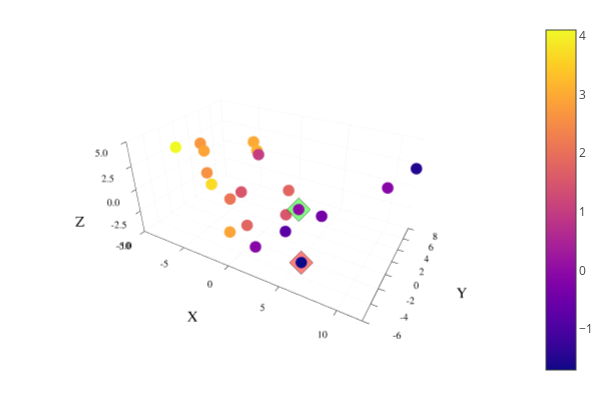

The code cell stored with this chart in its notebook:
### Code cell
# 3D
plotlyjs()
plot()

scatter!(X,Y,Z,zcolor=energy,m=cgrad(:plasma),markerstrokewidth=0,markersize=2,legend=false)

plot!([X[1]],[Y[1]],[Z[1]], seriestype = :scatter, markersize=3,
        color=palette(:lighttest)[4],markershape=:diamond,opacity=0.8) # Green for Si
plot!([X[end]],[Y[end]],[Z[end]], seriestype = :scatter, markersize=3,
        color=palette(:lighttest)[7],markershape=:diamond,opacity=0.8) # Red for Sf

xlims!(floor(minimum(X)),ceil(maximum(X)))
ylims!(floor(minimum(Y)),ceil(maximum(Y)))
zlims!(floor(minimum(Z)),ceil(maximum(Z)))
plot!(xlabel="X", ylabel="Y", zlabel = "Z")

### Figure 1 — Plotly figure (JSON) as saved in the notebook; plotly's stock layout.template omitted (floating-point values rounded to 4 significant figures; data arrays with more than 128 entries replaced by an {"elided": "..."} marker saying what was removed)
{"data": [{"colorbar": {"title": ""}, "legendgroup": "y1", "marker": {"color": "rgba(142, 12, 164, 1.000)", "line": {"color": "rgba(0, 0, 0, 1.000)", "width": 0}, "size": 4, "symbol": "circle"}, "mode": "markers", "name": "y1", "scene": "scene", "showlegend": true, "type": "scatter3d", "x": [4.05], "xaxis": "x", "y": [-0.6865], "yaxis": "y", "z": [-0.4458], "zaxis": "z", "zmax": 4.1, "zmin": -1.7}, {"colorbar": {"title": ""}, "legendgroup": "y1", "marker": {"color": "rgba(252, 164, 55, 1.000)", "line": {"color": "rgba(0, 0, 0, 1.000)", "width": 0}, "size": 4, "symbol": "circle"}, "mode": "markers", "name": "y1", "scene": "scene", "showlegend": false, "type": "scatter3d", "x": [-4.042], "xaxis": "x", "y": [-2.902], "yaxis": "y", "z": [4.326], "zaxis": "z", "zmax": 4.1, "zmin": -1.7}, {"colorbar": {"title": ""}, "legendgroup": "y1", "marker": {"color": "rgba(215, 86, 108, 1.000)", "line": {"color": "rgba(0, 0, 0, 1.000)", "width": 0}, "size": 4, "symbol": "circle"}, "mode": "markers", "name": "y1", "scene": "scene", "showlegend": false, "type": "scatter3d", "x": [-0.1964], "xaxis": "x", "y": [-3.18], "yaxis": "y", "z": [1.358], "zaxis": "z", "zmax": 4.1, "zmin": -1.7}, {"colorbar": {"title": ""}, "legendgroup": "y1", "marker": {"color": "rgba(116, 1, 168, 1.000)", "line": {"color": "rgba(0, 0, 0, 1.000)", "width": 0}, "size": 4, "symbol": "circle"}, "mode": "markers", "name": "y1", "scene": "scene", "showlegend": false, "type": "scatter3d", "x": [7.085], "xaxis": "x", "y": [-2.958], "yaxis": "y", "z": [1.241], "zaxis": "z", "zmax": 4.1, "zmin": -1.7}, {"colorbar": {"title": ""}, "legendgroup": "y1", "marker": {"color": "rgba(35, 6, 144, 1.000)", "line": {"color": "rgba(0, 0, 0, 1.000)", "width": 0}, "size": 4, "symbol": "circle"}, "mode": "markers", "name": "y1", "scene": "scene", "showlegend": false, "type": "scatter3d", "x": [11.74], "xaxis": "x", "y": [7.473], "yaxis": "y", "z": [2.177], "zaxis": "z", "zmax": 4.1, "zmin": -1.7}, {"colorbar": {"title": ""}, "legendgroup": "y1", "marker": {"color": "rgba(135, 7, 166, 1.000)", "line": {"color": "rgba(0, 0, 0, 1.000)", "width": 0}, "size": 4, "symbol": "circle"}, "mode": "markers", "name": "y1", "scene": "scene", "showlegend": false, "type": "scatter3d", "x": [10.3], "xaxis": "x", "y": [3.677], "yaxis": "y", "z": [1.544], "zaxis": "z", "zmax": 4.1, "zmin": -1.7}, {"colorbar": {"title": ""}, "legendgroup": "y1", "marker": {"color": "rgba(215, 86, 108, 1.000)", "line": {"color": "rgba(0, 0, 0, 1.000)", "width": 0}, "size": 4, "symbol": "circle"}, "mode": "markers", "name": "y1", "scene": "scene", "showlegend": false, "type": "scatter3d", "x": [0.8942], "xaxis": "x", "y": [3.045], "yaxis": "y", "z": [-4.334], "zaxis": "z", "zmax": 4.1, "zmin": -1.7}, {"colorbar": {"title": ""}, "legendgroup": "y1", "marker": {"color": "rgba(225, 101, 97, 1.000)", "line": {"color": "rgba(0, 0, 0, 1.000)", "width": 0}, "size": 4, "symbol": "circle"}, "mode": "markers", "name": "y1", "scene": "scene", "showlegend": false, "type": "scatter3d", "x": [-0.4256], "xaxis": "x", "y": [6.182], "yaxis": "y", "z": [-3.344], "zaxis": "z", "zmax": 4.1, "zmin": -1.7}, {"colorbar": {"title": ""}, "legendgroup": "y1", "marker": {"color": "rgba(252, 164, 55, 1.000)", "line": {"color": "rgba(0, 0, 0, 1.000)", "width": 0}, "size": 4, "symbol": "circle"}, "mode": "markers", "name": "y1", "scene": "scene", "showlegend": false, "type": "scatter3d", "x": [-2.356], "xaxis": "x", "y": [-2.3], "yaxis": "y", "z": [-4.457], "zaxis": "z", "zmax": 4.1, "zmin": -1.7}, {"colorbar": {"title": ""}, "legendgroup": "y1", "marker": {"color": "rgba(195, 61, 128, 1.000)", "line": {"color": "rgba(0, 0, 0, 1.000)", "width": 0}, "size": 4, "symbol": "circle"}, "mode": "markers", "name": "y1", "scene": "scene", "showlegend": false, "type": "scatter3d", "x": [0.7179], "xaxis": "x", "y": [-1.699], "yaxis": "y", "z": [4.656], "zaxis": "z", "zmax": 4.1, "zmin": -1.7}, {"colorbar": {"title": ""}, "legendgroup": "y1", "marker": {"color": "rgba(247, 145, 67, 1.000)", "line": {"color": "rgba(0, 0, 0, 1.000)", "width": 0}, "size": 4, "symbol": "circle"}, "mode": "markers", "name": "y1", "scene": "scene", "showlegend": false, "type": "scatter3d", "x": [-5.733], "xaxis": "x", "y": [-0.7649], "yaxis": "y", "z": [0.6258], "zaxis": "z", "zmax": 4.1, "zmin": -1.7}, {"colorbar": {"title": ""}, "legendgroup": "y1", "marker": {"color": "rgba(225, 101, 97, 1.000)", "line": {"color": "rgba(0, 0, 0, 1.000)", "width": 0}, "size": 4, "symbol": "circle"}, "mode": "markers", "name": "y1", "scene": "scene", "showlegend": false, "type": "scatter3d", "x": [-1.292], "xaxis": "x", "y": [-0.8797], "yaxis": "y", "z": [-4.112], "zaxis": "z", "zmax": 4.1, "zmin": -1.7}, {"colorbar": {"title": ""}, "legendgroup": "y1", "marker": {"color": "rgba(253, 170, 52, 1.000)", "line": {"color": "rgba(0, 0, 0, 1.000)", "width": 0}, "size": 4, "symbol": "circle"}, "mode": "markers", "name": "y1", "scene": "scene", "showlegend": false, "type": "scatter3d", "x": [-4.424], "xaxis": "x", "y": [5.724], "yaxis": "y", "z": [1.868], "zaxis": "z", "zmax": 4.1, "zmin": -1.7}, {"colorbar": {"title": ""}, "legendgroup": "y1", "marker": {"color": "rgba(240, 249, 33, 1.000)", "line": {"color": "rgba(0, 0, 0, 1.000)", "width": 0}, "size": 4, "symbol": "circle"}, "mode": "markers", "name": "y1", "scene": "scene", "showlegend": false, "type": "scatter3d", "x": [-9.639], "xaxis": "x", "y": [-0.4779], "yaxis": "y", "z": [2.402], "zaxis": "z", "zmax": 4.1, "zmin": -1.7}, {"colorbar": {"title": ""}, "legendgroup": "y1", "marker": {"color": "rgba(250, 219, 36, 1.000)", "line": {"color": "rgba(0, 0, 0, 1.000)", "width": 0}, "size": 4, "symbol": "circle"}, "mode": "markers", "name": "y1", "scene": "scene", "showlegend": false, "type": "scatter3d", "x": [-8.783], "xaxis": "x", "y": [3.496], "yaxis": "y", "z": [-3.723], "zaxis": "z", "zmax": 4.1, "zmin": -1.7}, {"colorbar": {"title": ""}, "legendgroup": "y1", "marker": {"color": "rgba(253, 177, 48, 1.000)", "line": {"color": "rgba(0, 0, 0, 1.000)", "width": 0}, "size": 4, "symbol": "circle"}, "mode": "markers", "name": "y1", "scene": "scene", "showlegend": false, "type": "scatter3d", "x": [-2.675], "xaxis": "x", "y": [3.544], "yaxis": "y", "z": [2.098], "zaxis": "z", "zmax": 4.1, "zmin": -1.7}, {"colorbar": {"title": ""}, "legendgroup": "y1", "marker": {"color": "rgba(249, 151, 63, 1.000)", "line": {"color": "rgba(0, 0, 0, 1.000)", "width": 0}, "size": 4, "symbol": "circle"}, "mode": "markers", "name": "y1", "scene": "scene", "showlegend": false, "type": "scatter3d", "x": [-6.322], "xaxis": "x", "y": [-0.5969], "yaxis": "y", "z": [3.666], "zaxis": "z", "zmax": 4.1, "zmin": -1.7}, {"colorbar": {"title": ""}, "legendgroup": "y1", "marker": {"color": "rgba(235, 117, 86, 1.000)", "line": {"color": "rgba(0, 0, 0, 1.000)", "width": 0}, "size": 4, "symbol": "circle"}, "mode": "markers", "name": "y1", "scene": "scene", "showlegend": false, "type": "scatter3d", "x": [-2.765], "xaxis": "x", "y": [-1.353], "yaxis": "y", "z": [-1.192], "zaxis": "z", "zmax": 4.1, "zmin": -1.7}, {"colorbar": {"title": ""}, "legendgroup": "y1", "marker": {"color": "rgba(135, 7, 166, 1.000)", "line": {"color": "rgba(0, 0, 0, 1.000)", "width": 0}, "size": 4, "symbol": "circle"}, "mode": "markers", "name": "y1", "scene": "scene", "showlegend": false, "type": "scatter3d", "x": [2.475], "xaxis": "x", "y": [-5.411], "yaxis": "y", "z": [-2.155], "zaxis": "z", "zmax": 4.1, "zmin": -1.7}, {"colorbar": {"title": ""}, "legendgroup": "y1", "marker": {"color": "rgba(89, 1, 165, 1.000)", "line": {"color": "rgba(0, 0, 0, 1.000)", "width": 0}, "size": 4, "symbol": "circle"}, "mode": "markers", "name": "y1", "scene": "scene", "showlegend": false, "type": "scatter3d", "x": [4.802], "xaxis": "x", "y": [-4.602], "yaxis": "y", "z": [-0.1212], "zaxis": "z", "zmax": 4.1, "zmin": -1.7}, {"colorbar": {"title": ""}, "legendgroup": "y1", "marker": {"color": "rgba(13, 8, 135, 1.000)", "line": {"color": "rgba(0, 0, 0, 1.000)", "width": 0}, "size": 4, "symbol": "circle"}, "mode": "markers", "name": "y1", "scene": "scene", "showlegend": false, "type": "scatter3d", "x": [6.593], "xaxis": "x", "y": [-5.33], "yaxis": "y", "z": [-2.077], "zaxis": "z", "zmax": 4.1, "zmin": -1.7}, {"colorbar": {"title": ""}, "hoverinfo": "none", "marker": {"cmax": 4.1, "cmin": -1.7, "color": [0.5], "colorscale": {"elided": "256x2 mixed values"}, "opacity": 1e-10, "showscale": true, "size": 1e-10}, "mode": "markers", "name": "y1", "scene": "scene", "showlegend": false, "type": "scatter3d", "x": [4.05], "xaxis": "x", "y": [-0.6865], "yaxis": "y", "z": [-0.4458], "zaxis": "z", "zmax": 4.1, "zmin": -1.7}, {"colorbar": {"title": ""}, "legendgroup": "y2", "marker": {"color": "rgba(76, 204, 76, 0.800)", "line": {"color": "rgba(0, 0, 0, 0.800)", "width": 1}, "size": 6, "symbol": "diamond"}, "mode": "markers", "name": "y2", "scene": "scene", "showlegend": true, "type": "scatter3d", "x": [4.05], "xaxis": "x", "y": [-0.6865], "yaxis": "y", "z": [-0.4458], "zaxis": "z", "zmax": 4.1, "zmin": -1.7}, {"colorbar": {"title": ""}, "legendgroup": "y3", "marker": {"color": "rgba(255, 76, 76, 0.800)", "line": {"color": "rgba(0, 0, 0, 0.800)", "width": 1}, "size": 6, "symbol": "diamond"}, "mode": "markers", "name": "y3", "scene": "scene", "showlegend": true, "type": "scatter3d", "x": [6.593], "xaxis": "x", "y": [-5.33], "yaxis": "y", "z": [-2.077], "zaxis": "z", "zmax": 4.1, "zmin": -1.7}], "layout": {"annotations": [], "height": 400, "margin": {"b": 20, "l": 0, "r": 0, "t": 20}, "paper_bgcolor": "rgba(255, 255, 255, 1.000)", "plot_bgcolor": "rgba(255, 255, 255, 1.000)", "scene": {"camera": {"eye": {"x": 1.126, "y": -1.95, "z": 1.3}}, "domain": {"x": [0.06165, 0.9934], "y": [0.07581, 0.9902]}, "xaxis": {"gridcolor": "rgba(0, 0, 0, 0.100)", "gridwidth": 0.5, "linecolor": "rgba(0, 0, 0, 1.000)", "mirror": false, "range": [-10, 12], "showgrid": true, "showline": true, "showticklabels": true, "tickangle": 0, "tickcolor": "rgb(0, 0, 0)", "tickfont": {"color": "rgba(0, 0, 0, 1.000)", "family": "sans-serif", "size": 11}, "tickmode": "array", "ticks": "inside", "ticktext": ["-10", "-5", "0", "5", "10"], "tickvals": [-10, -5, 0, 5, 10], "title": "X", "titlefont": {"color": "rgba(0, 0, 0, 1.000)", "family": "sans-serif", "size": 15}, "type": "-", "visible": true, "zeroline": false, "zerolinecolor": "rgba(0, 0, 0, 1.000)"}, "yaxis": {"gridcolor": "rgba(0, 0, 0, 0.100)", "gridwidth": 0.5, "linecolor": "rgba(0, 0, 0, 1.000)", "mirror": false, "range": [-6, 8], "showgrid": true, "showline": true, "showticklabels": true, "tickangle": 0, "tickcolor": "rgb(0, 0, 0)", "tickfont": {"color": "rgba(0, 0, 0, 1.000)", "family": "sans-serif", "size": 11}, "tickmode": "array", "ticks": "inside", "ticktext": ["-6", "-4", "-2", "0", "2", "4", "6", "8"], "tickvals": [-6, -4, -2, 0, 2, 4, 6, 8], "title": "Y", "titlefont": {"color": "rgba(0, 0, 0, 1.000)", "family": "sans-serif", "size": 15}, "type": "-", "visible": true, "zeroline": false, "zerolinecolor": "rgba(0, 0, 0, 1.000)"}, "zaxis": {"gridcolor": "rgba(0, 0, 0, 0.100)", "gridwidth": 0.5, "linecolor": "rgba(0, 0, 0, 1.000)", "mirror": false, "range": [-5, 5], "showgrid": true, "showline": true, "showticklabels": true, "tickangle": 0, "tickcolor": "rgb(0, 0, 0)", "tickfont": {"color": "rgba(0, 0, 0, 1.000)", "family": "sans-serif", "size": 11}, "tickmode": "array", "ticks": "inside", "ticktext": ["-5.0", "-2.5", "0.0", "2.5", "5.0"], "tickvals": [-5, -2.5, 0, 2.5, 5], "title": "Z", "titlefont": {"color": "rgba(0, 0, 0, 1.000)", "family": "sans-serif", "size": 15}, "type": "-", "visible": true, "zeroline": false, "zerolinecolor": "rgba(0, 0, 0, 1.000)"}}, "showlegend": false, "width": 600}}
